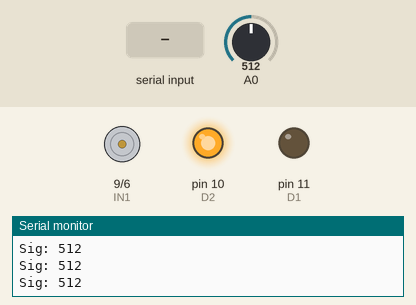
This sketch was run on a simulated Arduino Uno, built with avr-gcc and run on an emulated ATmega328P. On the bench: motor-driver pin pairs drawn as motors (green arrow = first pin HIGH = forward, orange = second pin HIGH = backward, longer = more drive, scaled by the enable pin), output pins drawn as LEDs (lit = HIGH), the last lines printed to the serial monitor. Inputs (shaded band) come from the test bench; at power-on: A0 = 512.

Above: at 1.2 s.
1.3 s: "f\n" received over Serial
At 1.7 s:
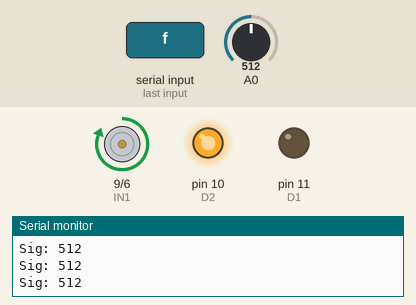
2.8 s: byte 114 ('r') received over Serial
At 4.0 s:
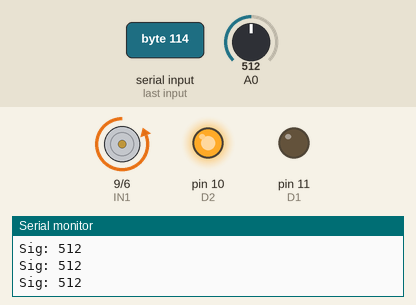
4.3 s: byte 115 ('s') received over Serial
At 5.5 s:
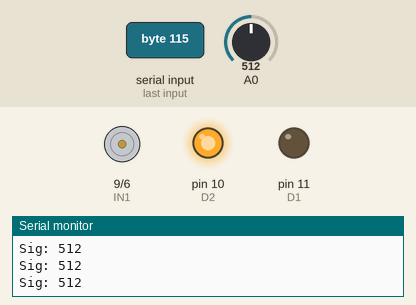
5.8 s: "r\n" received over Serial
At 6.9 s:
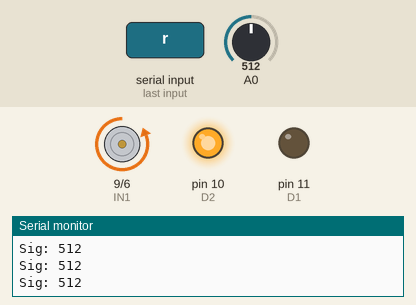
7.3 s: "s\n" received over Serial
At 8.2 s:
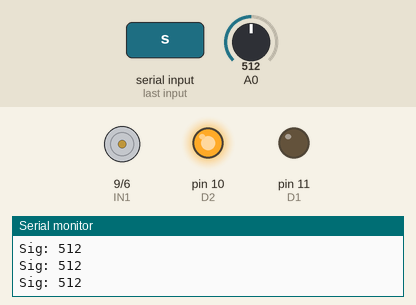
Timing chart, 0 to 9.8 s (numbered marks = the images above; inputs shaded):
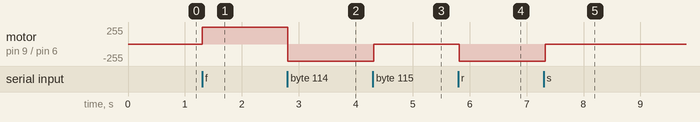

The sketch:

TestBench.ino
```cpp
#include <Wire.h>

const int IN1 = 9; // Orange wire
const int IN2 = 6; // Green wire
const int D1 = 11; // Red wire
const int D2 = 10; // Gray wire
const int EN = 8; // Yellow wire
int count = 0;
int message;

// 4 other wires: Orange-Red= Vin, Black-Blue = Ground, White = Out2, Brown = Out1
void setup() {
  // put your setup code here, to run once:
  Serial.begin(9600);
  pinMode(A0, INPUT);
  pinMode(IN1, OUTPUT);
  pinMode(IN2, OUTPUT);
  pinMode(D1, OUTPUT);
  pinMode(D2, OUTPUT);
  pinMode(EN, OUTPUT);

  digitalWrite(EN,0); // Settings for intial conditions -> stationary car
  digitalWrite(D2,1);
  digitalWrite(D1,0);
  digitalWrite(IN1,1);
  digitalWrite(IN2,0);


}

void loop() {
  // put your main code here, to run repeatedly:

  if(Serial.available() > 0){
    message = Serial.read();

    if(message == 'f'){ //'f' car moves forward
      digitalWrite(IN1, 1);
      digitalWrite(IN2, 0);
      digitalWrite(EN, 1);
      Serial.println("Forward");
    }

    if(message == 'r'){ //'r' car moves reverse
      digitalWrite(IN1, 0);
      digitalWrite(IN2, 1);
      digitalWrite(EN,1);
      Serial.println("Reverse");
    }

    if(message == 's'){ //'s' car stops
      digitalWrite(EN,0);
      Serial.println("Stop");
    }

  }
delay(100);
   int sig = analogRead(A0);
   Serial.print("Sig: ");
   Serial.print(sig);
   Serial.print('\n');


}
```

Measured:
- after the input at 1.3 s, motor on pin 9 (IN1) / pin 6 (IN2): stopped → forward 255/255 at once
- after the input at 2.8 s, motor on pin 9 (IN1) / pin 6 (IN2): forward 255/255 → backward 255/255 at once
- after the input at 4.3 s, motor on pin 9 (IN1) / pin 6 (IN2): backward 255/255 → stopped at once
- after the input at 5.8 s, motor on pin 9 (IN1) / pin 6 (IN2): stopped → backward 255/255 at once
- after the input at 7.3 s, motor on pin 9 (IN1) / pin 6 (IN2): backward 255/255 → stopped at once
